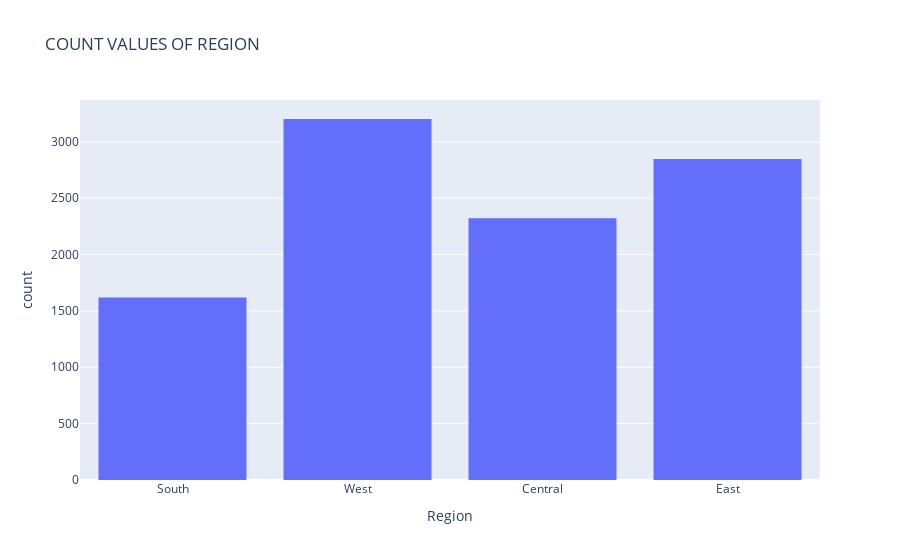

Notebook cell for this chart:
### Code cell
px.histogram(data, x='Region', title='COUNT VALUES OF REGION')

### Figure 1 — Plotly figure (JSON) as saved in the notebook; plotly's stock layout.template omitted (floating-point values rounded to 4 significant figures; data arrays with more than 128 entries replaced by an {"elided": "..."} marker saying what was removed)
{"data": [{"alignmentgroup": "True", "bingroup": "x", "hovertemplate": "Region=%{x}<br>count=%{y}<extra></extra>", "legendgroup": "", "marker": {"color": "#636efa", "pattern": {"shape": ""}}, "name": "", "offsetgroup": "", "orientation": "v", "showlegend": false, "type": "histogram", "x": {"elided": "9994 str values"}, "xaxis": "x", "yaxis": "y"}], "layout": {"barmode": "relative", "legend": {"tracegroupgap": 0}, "title": {"text": "COUNT VALUES OF REGION"}, "xaxis": {"anchor": "y", "domain": [0, 1], "title": {"text": "Region"}}, "yaxis": {"anchor": "x", "domain": [0, 1], "title": {"text": "count"}}}}
